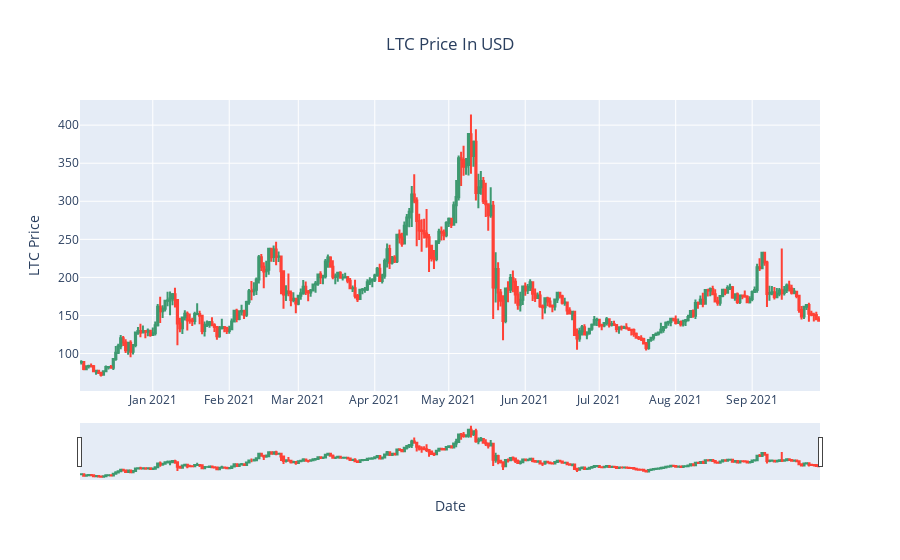

Notebook code for this chart:
### Code cell
# Function call #2 (Litecoin priced in USD)

plot_coinbase_candlestick_chart(base_cur = "LTC", quote_cur = "USD")

### Figure 1 — Plotly figure (JSON) as saved in the notebook; plotly's stock layout.template omitted (floating-point values rounded to 4 significant figures; data arrays with more than 128 entries replaced by an {"elided": "..."} marker saying what was removed)
{"data": [{"close": {"elided": "300 float values"}, "high": {"elided": "300 float values"}, "low": {"elided": "300 float values"}, "open": {"elided": "300 float values"}, "type": "candlestick", "x": {"elided": "300 str values"}}], "layout": {"title": {"text": "LTC Price In USD", "x": 0.5}, "xaxis": {"title": {"text": "Date"}}, "yaxis": {"title": {"text": "LTC Price"}}}}
